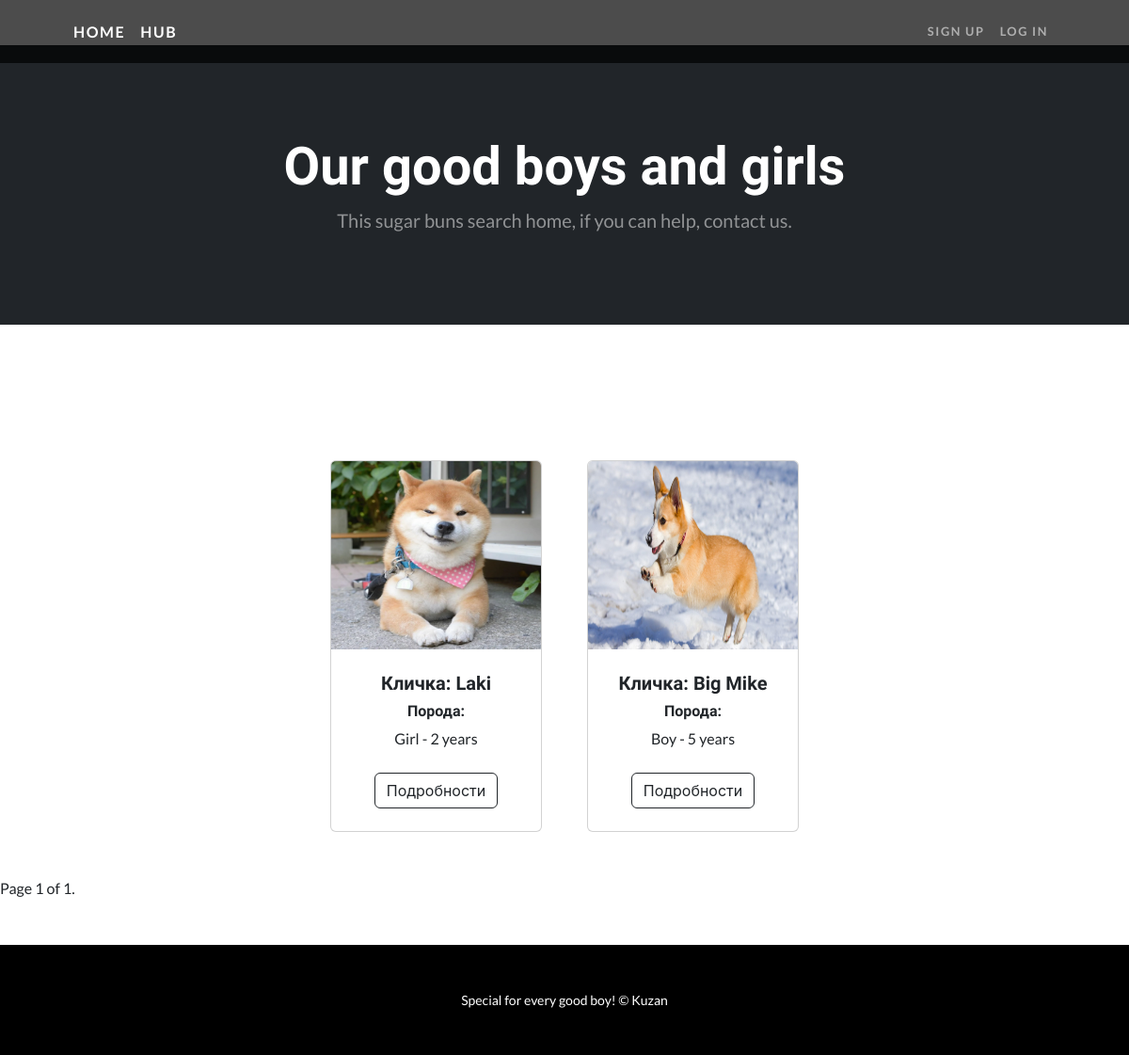
Before: /hub with the older database file.
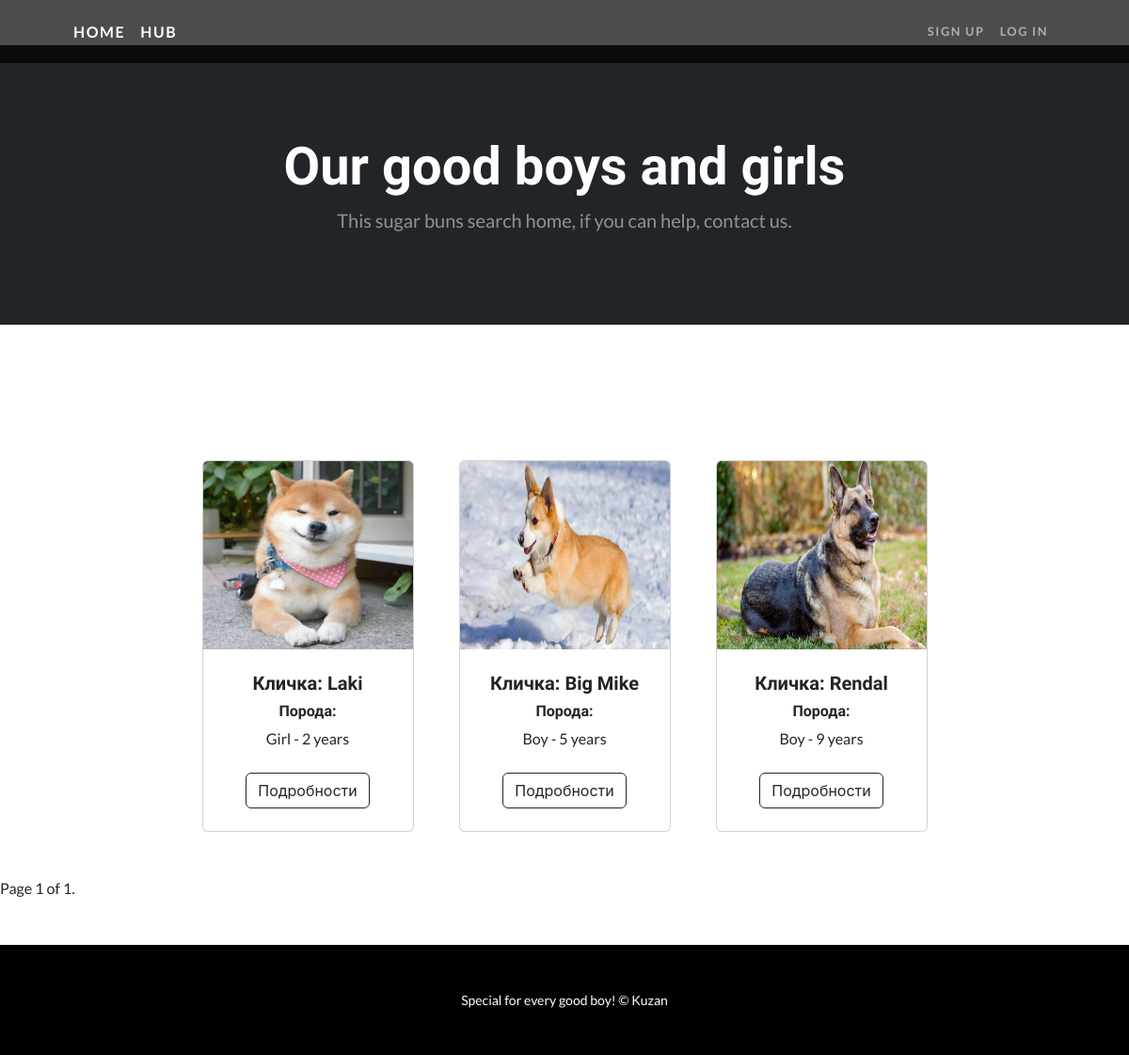
After: the same page with the newer database file.
### hub/models.py (models this page shows, shortened)
class PhotoDoggyModel(models.Model):
    image = models.FileField(upload_to='uploads/DoggyPhoto')
    doggy = models.ForeignKey(HubDoggyModel, on_delete=models.CASCADE, null=True, blank=True, related_name='photos')

class HubDoggyModel(models.Model):
    GENDER_DOGGY = [
        ('Boy', "Boy"),
        ('Girl', "Girl")
    ]
    name = models.CharField(max_length=255, blank=False, null=False)
    age_old = models.IntegerField(blank=False, null=False, validators=[MaxValueValidator(22)])
    months_old = models.IntegerField(blank=False, null=False, validators=[MaxValueValidator(12)])
    gender = models.CharField(max_length=4, choices=GENDER_DOGGY, default="Boy")
    place = models.CharField(max_length=255, blank=False, null=False)
    slug = models.SlugField(default='', null=False, db_index=True)
    price = models.IntegerField(blank=True, null=False, validators=[MinValueValidator(1)], default=0)
    seller = models.ForeignKey(User, on_delete=models.CASCADE, null=True, blank=True, related_name='doggy')
    species = models.CharField(max_length=255, blank=False, null=False, default='')

### hub/views.py (the view)
# urls.py: path('hub', views.HubPageView.as_view(), name="hub_page"),
class HubPageView(ListView):
    model = HubDoggyModel
    template_name = 'hub/hubpage.html'
    context_object_name = 'pets'
    paginate_by = 3

### templates/hub/hubpage.html (shortened to what this page needs)
{% extends 'base.html' %}
{% load static %}
{% block content %}
{% include "navigation.html" %}
<header class="bg-dark py-5">
    <div class="container px-4 px-lg-5 my-5">
        <div class="text-center text-white">
            <h1 class="display-4 fw-bolder">Our good boys and girls</h1>
            <p class="lead fw-normal text-white-50 mb-0">This sugar buns search home, if you can help, contact us.</p>
        </div>
    </div>
</header>
<br><br>
<section class="py-5">
    <div class="container px-4 px-lg-5 mt-5">
        <div class="row gx-4 gx-lg-5 row-cols-2 row-cols-md-3 row-cols-xl-4 justify-content-center">
            {% for pet in pets %}
            <div class="col mb-5">
                <div class="card h-100">
                    {% for photo in pet.photos.all %}
                        <img class="card-img-top" src="{{ photo.image.url }}" alt="..." width="600" height="200"/>
                    {% endfor %}
                    <div class="card-body p-4">
                        <div class="text-center">
                            <h5 class="fw-bolder">Кличка: {{ pet.name }}</h5>
                            <h6 class="fw-bolder">Порода: {{ pet.species }}</h6>
                            {{ pet.gender }} - {{ pet.age_old }} years
                        </div>
                    </div>
                    <div class="card-footer p-4 pt-0 border-top-0 bg-transparent">
                        <div class="text-center"><a class="btn btn-outline-dark mt-auto" href="hub/{{pet.slug}}">Подробности</a></div>
                    </div>
                </div>
            </div>
            {% endfor%}
        </div>
    </div>
<div class="pagination">
    <span class="step-links">
        <span class="current">
            Page {{ page_obj.number }} of {{ page_obj.paginator.num_pages }}.
        </span>
    </span>
</div>
</section>
{% include 'footer.html' %}
{% endblock %}

### templates/base.html (shortened to what this page needs)
{% load static %}
<!DOCTYPE html>
<html lang="en">
<head>
        <link href="https://cdn.jsdelivr.net/npm/bootstrap-icons@1.5.0/font/bootstrap-icons.css" rel="stylesheet" />
        <link href="{% static 'hub/css/styles.css' %}" rel="stylesheet" />
</head>
<body>
{% block content %}
{% endblock %}
</body>
</html>

### templates/navigation.html (shortened to what this page needs)
{% extends 'base.html' %}
{% block content %}
<nav class="navbar navbar-expand-lg navbar-dark navbar-custom fixed-top">
  <div class="container px-5">
    <a class="navbar-brand" href="/">Home</a>
    <a class="navbar-brand" href="/hub">Hub</a>
    <div class="collapse navbar-collapse" id="navbarResponsive">
      <ul class="navbar-nav ms-auto">
        {% if request.user.is_authenticated %}
        <li class="nav-item"><a class="nav-link" href="/user/{{user.profile.slug}}">{{ user.username }}</a></li>
        <li class="nav-item"><a class="nav-link" href="{% url 'logout_page' %}">Log Out</a></li>
        {% else %}
        <li class="nav-item"><a class="nav-link" href="{% url 'register_page' %}">Sign Up</a></li>
        <li class="nav-item"><a class="nav-link" href="{% url 'login_page' %}">Log In</a></li>
        {% endif %}
      </ul>
    </div>
  </div>
</nav>
<br>
<br>
{% endblock %}

### templates/footer.html
{% extends 'base.html' %}
{% block content %}
<footer class="py-5 bg-black">
    <div class="container px-5"><p class="m-0 text-center text-white small">Special for every good boy! &copy; Kuzan</p></div>
</footer>
{% endblock %}

Changed rows visible on the page:
added HubDoggyModel: name "Rendal", gender "Boy", age_old "9"
added PhotoDoggyModel: image (picture), shown under "Rendal"
